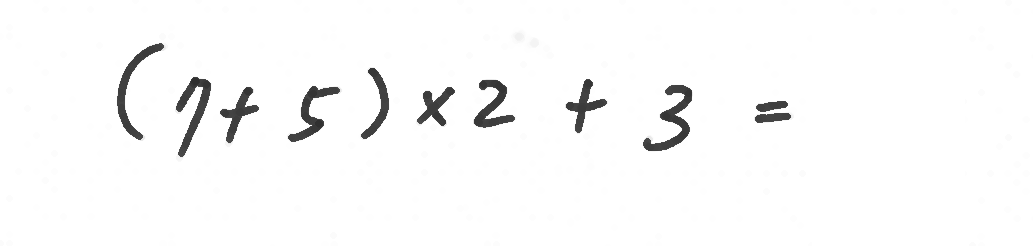
%> input picture code/level2.png, 1033 x 246 px
$ octave script.m   (GNU Octave 9; MATLAB toolbox functions it lacks are replaced by stand-ins)
%> lines starting %> are read from the running program, lines starting %| are printed output that depends on the picture; in (x1, y1, x2, y2) boxes, pixels count from 0 and x2, y2 are one past the last pixel; in counts of white or black regions, pixels touching at a corner belong together; the program's own positions count from 1
%> further down, im is the input picture: size 246x1033x3 uint8; min 47, max 255, mean 249
### code/image_segmentation.m
function S = image_segmentation(im)
% S = image_segmentation(im)
%
% Varargins:
% - im: input image
%
% Varargouts:
% - S: struct
%

%% Convert to binary image
if(ndims(im) == 3) % RGB image
    im = rgb2gray(im);
%> im: size 246x1033 uint8
end
threshold = graythresh(im);
%> threshold = 0.598
% threshold = 0.2;
bw = im2bw(im, threshold);
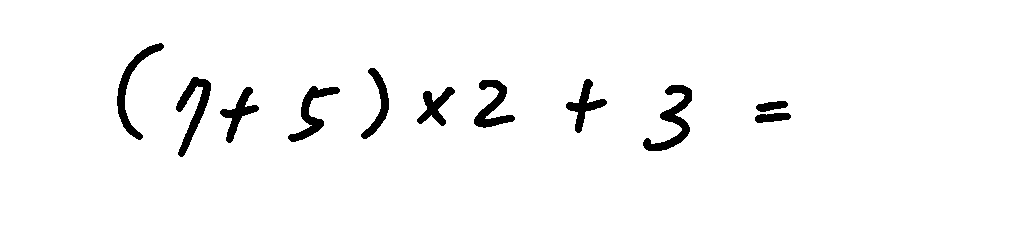
%> bw: size 246x1033 logical; 96.9% white; 11 black regions

%% Remove all object containing fewer than 100 pixels
bw = bwareaopen(bw, 100);

%% Erosion then Dilation
% imagen = bwmorph(imagen, 'thin', 5);
% imagen = bwmorph(imagen, 'thicken', 5);

%% Segment
% Label connected components
CC = bwconncomp(bw);
%> CC = 1 connected component
% Measure properties of image regions
S = regionprops(CC, 'Image', 'BoundingBox');
%> S = 1 region; box (x1, y1, x2, y2): (0, 0, 1033, 246)

end

### code/script.m
clear; close all; clc;

im = imread('level2.png');
S = image_segmentation(im);
%> S = 1 region; box (x1, y1, x2, y2): (0, 0, 1033, 246)

numfids = length(S);
%> numfids = 1

X_test = false(numfids, 40*40);
%> X_test = 1600 logical values, 0 true
t_test = cell(numfids, 1);
%> t_test = {[]}
for k = 1:numfids
    sub_im = S(k).Image;
    sub_im = imresize(sub_im, [40, 40]);
    imshow(sub_im);
    X_test(k, :) = reshape(sub_im', 40*40, 1);
%> (the run ends here)

$ run again, with code/level3.png copied over code/level2.png
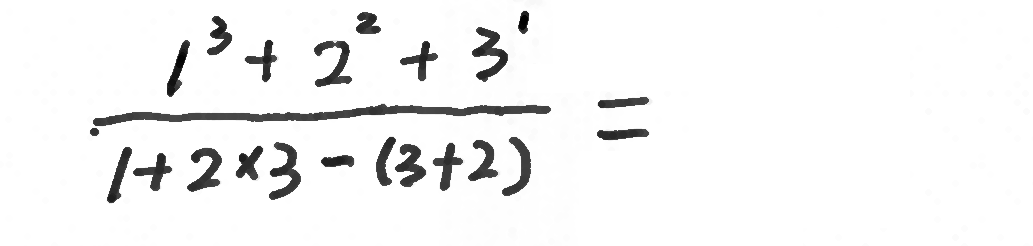
%> input picture code/level3.png, 1033 x 246 px
%> im is the input picture: size 246x1033x3 uint8; min 2, max 255, mean 243.1
%> im: size 246x1033 uint8
%> threshold = 0.598
%> in image_segmentation, `bw = im2bw(im, threshold);`:
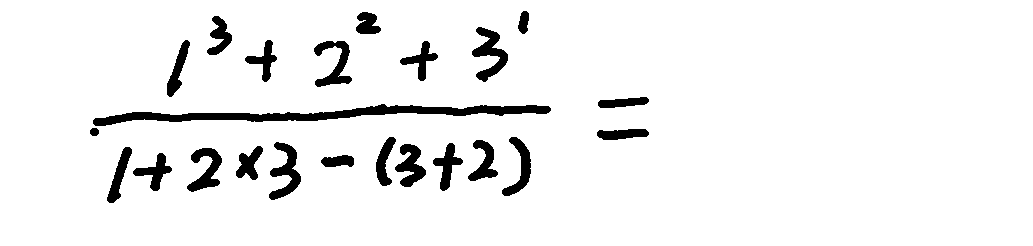
%> bw: size 246x1033 logical; 94.1% white; 23 black regions
%> CC = 1 connected component
%> in image_segmentation, `S = regionprops(CC, 'Image', 'BoundingBox');`: S = 1 region; box (x1, y1, x2, y2): (0, 0, 1033, 246)
%> numfids = 1
%> X_test = 1600 logical values, 0 true
%> t_test = {[]}

$ run again, with code/level4.png copied over code/level2.png
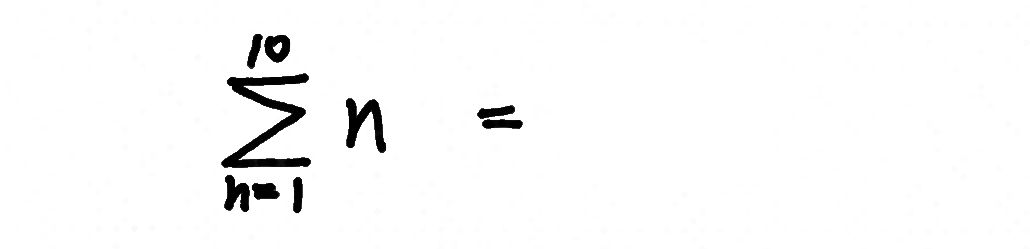
%> input picture code/level4.png, 1030 x 249 px
%> im is the input picture: size 249x1030x3 uint8; min 0, max 255, mean 248.6
%> im: size 249x1030 uint8
%> threshold = 0.598
%> CC = 1 connected component
%> in image_segmentation, `S = regionprops(CC, 'Image', 'BoundingBox');`: S = 1 region; box (x1, y1, x2, y2): (0, 0, 1030, 249)
%> numfids = 1
%> X_test = 1600 logical values, 0 true
%> t_test = {[]}

$ run again, with code/level5.png copied over code/level2.png
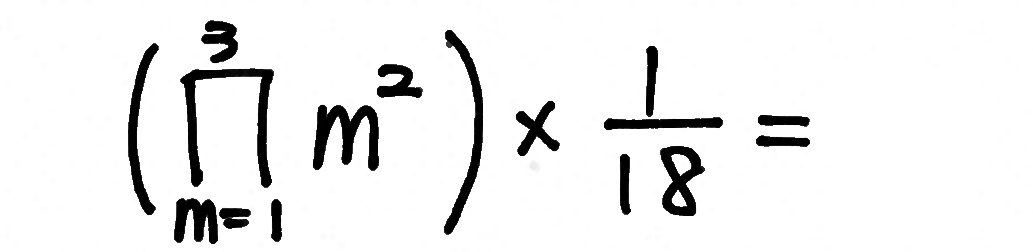
%> input picture code/level5.png, 1033 x 252 px
%> im is the input picture: size 252x1033x3 uint8; min 0, max 255, mean 236.8
%> im: size 252x1033 uint8
%> threshold = 0.598
%> in image_segmentation, `bw = im2bw(im, threshold);`:
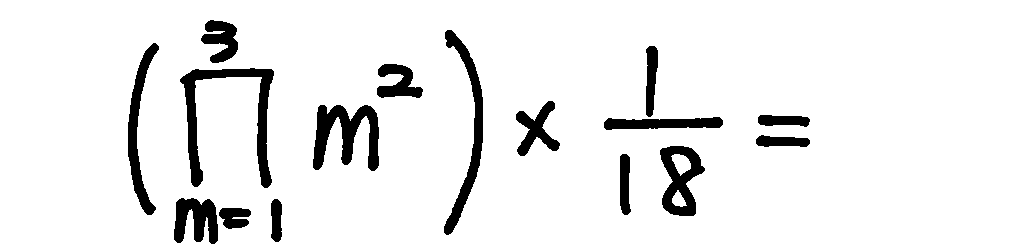
%> bw: size 252x1033 logical; 92.7% white; 16 black regions
%> CC = 3 connected components
%> in image_segmentation, `S = regionprops(CC, 'Image', 'BoundingBox');`: S = 3 regions; box (x1, y1, x2, y2): (0, 0, 1033, 252), (671, 154, 691, 176), (672, 190, 687, 207)
%> numfids = 3
%> X_test = 1600 columns, first 8: [false false false false false false false false; false false false false false false false false; false false false false false false false false]
%> t_test = {[], [], []}
